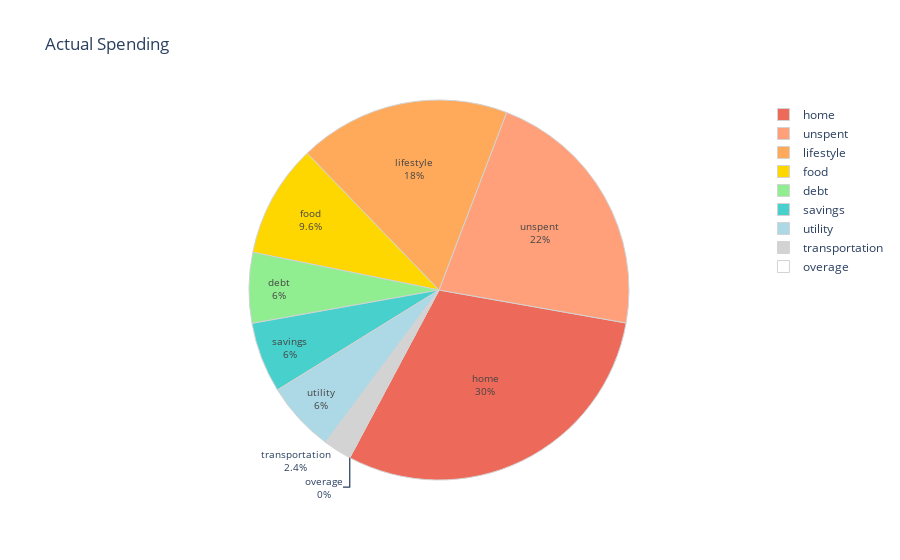

The notebook cell saved with this chart:
### Code cell
import plotly.graph_objects as go

fig = go.Figure(data=[
    go.Pie
    (
        rotation = 100,
        labels=pie_group.category,
        values= pie_group.actual
    )
])
                                                               
fig.update_traces(hoverinfo='label + value', textinfo='label + percent', textfont_size=10,
                  marker=dict(colors=soft_colors, line=dict(color='lightgrey', width=1)))
fig.update_layout(title_text="Actual Spending")
fig.write_image('pie_actual_spending.svg')
#fig.show()
show_svg('pie_actual_spending')

### Figure 1 — Plotly figure (JSON) as saved in the notebook; plotly's stock layout.template omitted (floating-point values rounded to 4 significant figures)
{"data": [{"hoverinfo": "label+value", "labels": ["home", "unspent", "lifestyle", "food", "debt", "savings", "utility", "transportation", "overage"], "marker": {"colors": ["ED6A5A", "lightsalmon", "FFAA5A", "gold", "lightgreen", "mediumturquoise", "lightblue", "lightgray", "white"], "line": {"color": "lightgrey", "width": 1}}, "rotation": 100, "textfont": {"size": 10}, "textinfo": "label+percent", "type": "pie", "values": [2500, 1832, 1500, 800, 500, 500, 500, 200, 0]}], "layout": {"title": {"text": "Actual Spending"}}}
